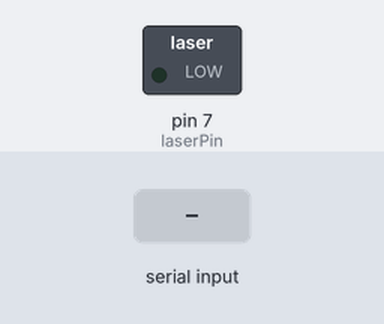
This sketch was run on a simulated Arduino Uno, built with avr-gcc and run on an emulated ATmega328P. Parts: switched loads named in the sketch (green lamp = pin HIGH). The inputs (shaded band) are chosen by the test bench.

Above: at 1.2 s.
1.3 s: "90 45\n" received over Serial
At 1.7 s:
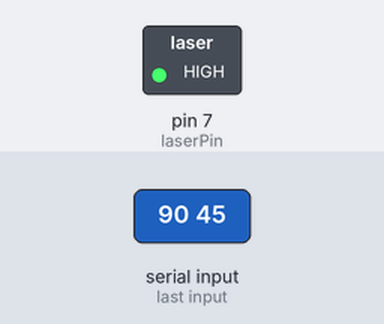
Timing chart, 0 to 10.3 s (numbered marks = the images above; inputs shaded):
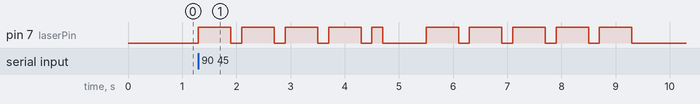

Measured:
- after the input at 1.3 s, pin 7 (laserPin): goes 4 × (HIGH 0.60 s, LOW 0.20 s), HIGH 0.20 s, LOW 0.80 s, 4 × (HIGH 0.60 s, LOW 0.20 s), HIGH 0.60 s, then LOW, starting at once

The sketch:

morse.ino
```cpp
//  湖南创乐博智能科技有限公司
#include "retrieval.h"

const int laserPin = 7; //laser attach to

static int dotDelay = 200; //

void setup()
{
  pinMode(laserPin, OUTPUT);  //initialize laser as an output
  Serial.begin(9600);
}

void loop()
{
  char ch = 0; //store the  character or digit read from the serial monitor
  if(Serial.available() > 0) //is there anything to be read
  {
    ch = Serial.read(); //read a single letter from serial monitor
  }
  morseSignal(ch); //flashes depend on the letter
}
//
void flashDot(char cha)
{
  digitalWrite(laserPin, HIGH); //turn the laser on
  if(cha == '.') //
  {
    delay(dotDelay);
  }
  else
  {
    delay(dotDelay * 3);  //gap between letters
  }
  digitalWrite(laserPin, LOW);
  delay(dotDelay);  //gap between flashes
}
//
void flashSequence(char *sequence)
{
  int i = 0;
  while(sequence[i] != NULL)
  {
    flashDot(sequence[i]);
    i++;
  }
  delay(dotDelay * 3);
}
//
void morseSignal(char ch)
{
  if(ch >= 'a' && ch <= 'z')
  {
    flashSequence(letters[ch - 'a']);
  }
  else if(ch >= 'A' && ch <= 'Z')
  {
    flashSequence(letters[ch - 'A']);
  }
  else if(ch >= '0' && ch <= '9')
  {
    flashSequence(numbers[ch - '0']);
  }
  else if(ch == ' ')
  {
    delay(dotDelay * 4);  //gap between words
  }
}
```

retrieval.h
```cpp
#ifndef __RETRIEVAL_H__
#define __RETRIEVAL_H__

char* letters[] = {
  ".-",  //A
  "-...",  //B
  "-.-.",  //C
  "-..",  //D
  ".",  //E
  "..-.",  //F
  "--.",  //G
  "....",  //H
  "..",  //I
  ".---",  //J
  "-.-",  //K
  ".-..",  //L
  "--",  //M
  "-.",  //N
  "---",  //O
  ".--.",  //P
  "--.-",  //Q
  ".-.",  //R
  "...",  //S
  "-",  //T
  "..-",  //U
  "...-",  //V
  ".--",  //W
  "-..-",  //X
  "-.--",  //Y
  "--.."  //Z
};
char* numbers[] = {
  "-----",  //0
  ".----",  //1
  "..---",  //2
  "...--",  //3
  "....-",  //4
  ".....",  //5
  "-....",  //6
  "--...",  //7
  "---..",  //8
  "----."   //9
};

#endif
```
